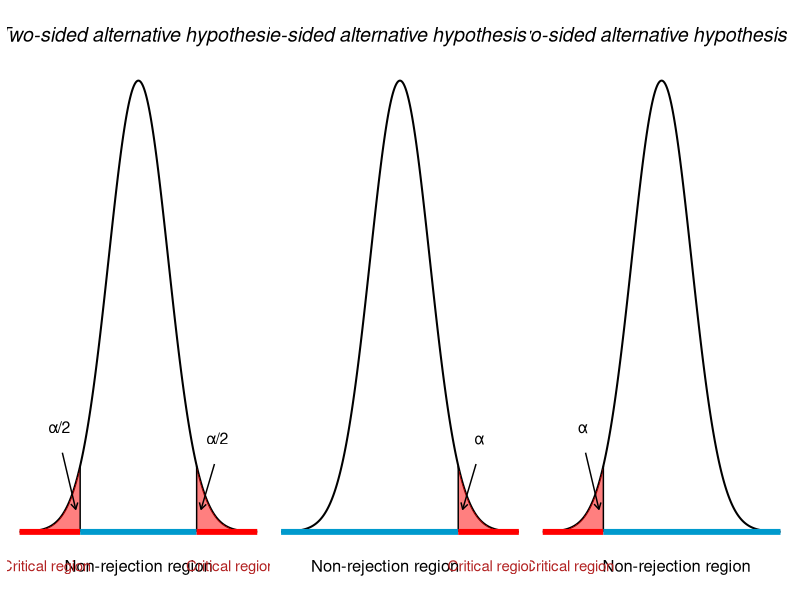
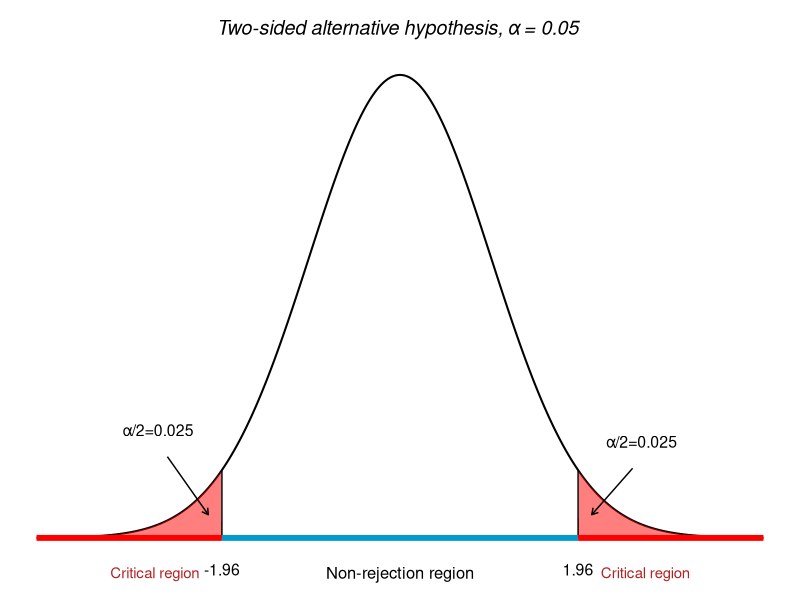
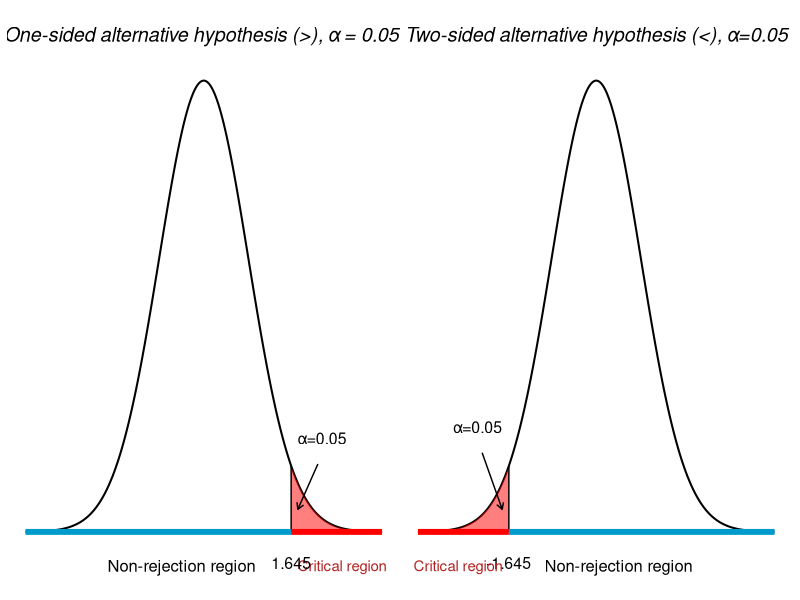
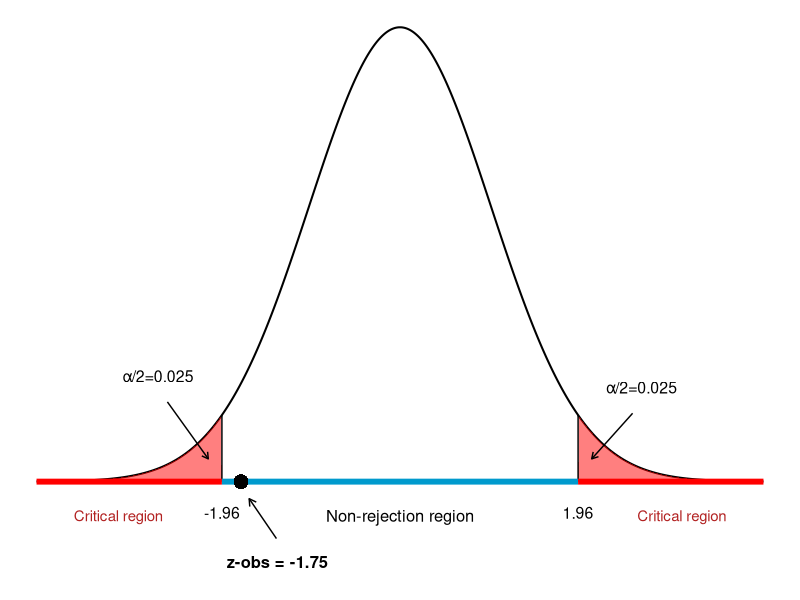
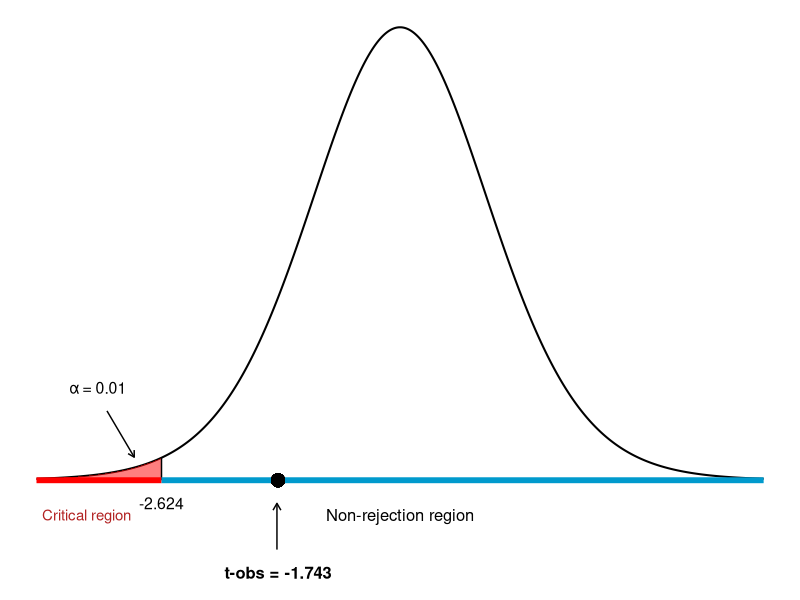
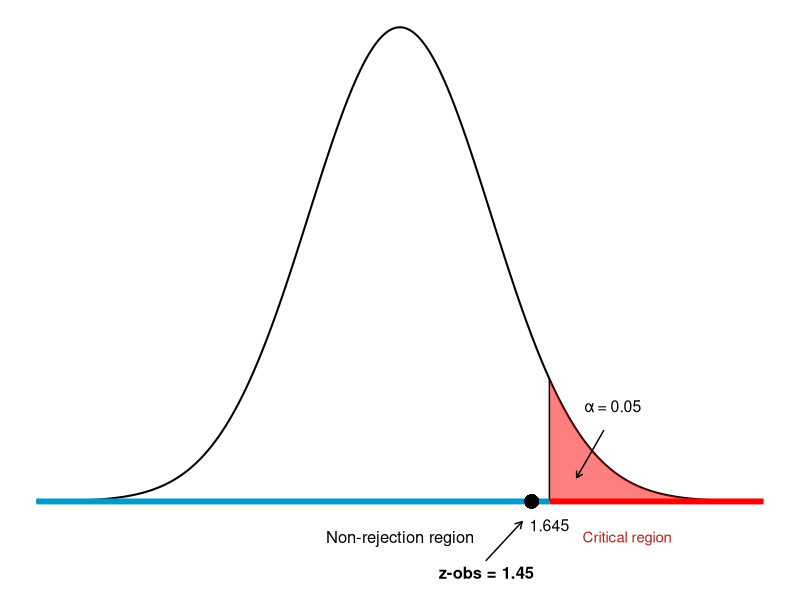
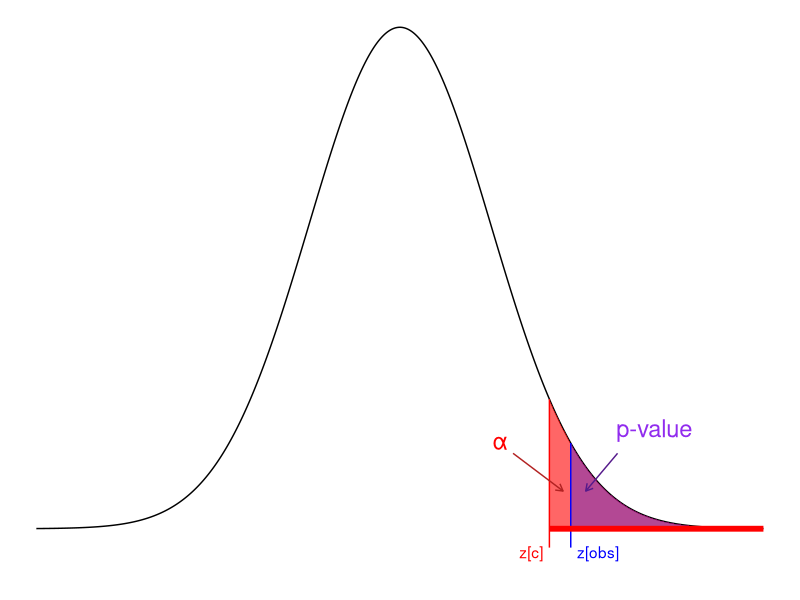
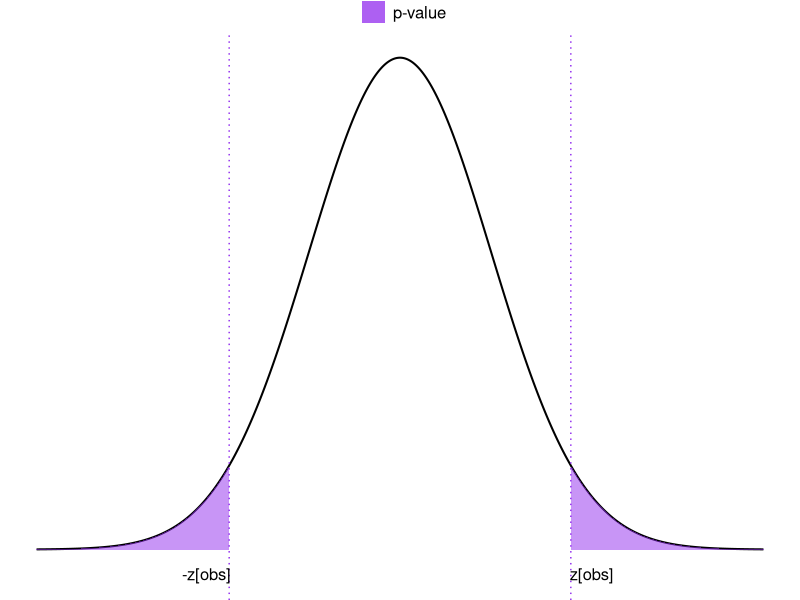

Source code (R) for these figures, in order:
## ---- chunk 1
#| warning: false
#| message: false
#| fig-width: 12
#| fig-height: 3
#| fig-align: center

library(ggplot2)
library(patchwork)

# Data for standard normal curve
x_vals <- seq(-4, 4, length.out = 1000)
df <- data.frame(x = x_vals, y = dnorm(x_vals))

# Define alpha level and critical values
alpha <- 0.05
crit_val <- qnorm(1 - alpha / 2)  # ≈ ±1.96

# Data for shaded critical regions
df_left <- subset(df, x <= -crit_val)
df_right <- subset(df, x >= crit_val)

# Find y-values at critical points
y_crit <- dnorm(crit_val)

# Base plot
p1 <- ggplot(df, aes(x = x, y = y)) +
  geom_line(color = "black", linewidth = 0.7) +

  # Shade the critical regions
  geom_area(data = df_left, fill = "red", alpha = 0.5) +
  geom_area(data = df_right, fill = "red", alpha = 0.5) +

  # Vertical lines at critical values that stop at the curve
  annotate("segment", x = -crit_val, xend = -crit_val, y = 0, yend = y_crit, linetype = "solid", color = "black") +
  annotate("segment", x = crit_val, xend = crit_val, y = 0, yend = y_crit, linetype = "solid", color = "black") +

  # Horizontal colored lines for critical and acceptance regions
  annotate("segment", x = -4, xend = -crit_val, y = 0, yend = 0, color = "red", linewidth = 2) +
  annotate("segment", x = -crit_val, xend = crit_val, y = 0, yend = 0, color = "deepskyblue3", linewidth = 2) +
  annotate("segment", x = crit_val, xend = 4, y = 0, yend = 0, color = "red", linewidth = 2) +

   # Arrows pointing into tails
  annotate("segment", x = -crit_val-0.6, xend = -crit_val-0.15, y = 0.07, yend = 0.02,
           arrow = arrow(length = unit(0.18, "cm")), color = "black") +
  annotate("segment", x = crit_val + 0.6, xend = crit_val + 0.15, y = 0.06, yend = 0.02,
           arrow = arrow(length = unit(0.18, "cm")), color = "black") +

  # Annotate regions
  annotate("text", x = 0, y = 0.44, label = "Two-sided alternative hypothesis", size = 5, fontface = "italic") +
  annotate("text", x = 0, y = -0.03, label = "Non-rejection region", size = 4.2) +
  annotate("text", x = -3.1, y = -0.03, label = "Critical region", size = 3.8, color = "firebrick") +
  annotate("text", x = 3.1, y = -0.03, label = "Critical region", size = 3.8, color = "firebrick") +
  annotate("text", x = -crit_val-0.7, y = 0.1, label = "α/2", color = "black", size = 4, vjust = 1.2) +
  annotate("text", x = crit_val+0.7, y = 0.09, label = "α/2", color = "black", size = 4, vjust = 1.2) +

  # Clean theme
  labs(x = NULL, y = NULL) +
  theme_void() +
  theme(
    axis.text.y = element_blank(),
    axis.ticks = element_blank(),
    panel.grid = element_blank()
  )

#  plot
p2 <- ggplot(df, aes(x = x, y = y)) +
  geom_line(color = "black", linewidth = 0.7) +

  # Shade the critical regions
  geom_area(data = df_right, fill = "red", alpha = 0.5) +

  # Vertical  lines at critical values that stop at the curve

  annotate("segment", x = crit_val, xend = crit_val, y = 0, yend = y_crit, linetype = "solid", color = "black") +

  # Horizontal colored lines for critical and acceptance regions

  annotate("segment", x = -4, xend = crit_val, y = 0, yend = 0, color = "deepskyblue3", linewidth = 2) +
  annotate("segment", x = crit_val, xend = 4, y = 0, yend = 0, color = "red", linewidth = 2) +

   # Arrows pointing into tails
  annotate("segment", x = crit_val + 0.6, xend = crit_val + 0.15, y = 0.06, yend = 0.02,
           arrow = arrow(length = unit(0.18, "cm")), color = "black") +

  # Annotate regions
  annotate("text", x = 0, y = 0.44, label = "One-sided alternative hypothesis (>)", size = 5, fontface = "italic") +
  annotate("text", x = -0.5, y = -0.03, label = "Non-rejection region", size = 4.2) +
  annotate("text", x = 3.1, y = -0.03, label = "Critical region", size = 3.8, color = "firebrick") +
  annotate("text", x = crit_val+0.7, y = 0.09, label = "α", color = "black", size = 4, vjust = 1.2) +

  # Clean theme
  labs(x = NULL, y = NULL) +
  theme_void() +
  theme(
    axis.text.y = element_blank(),
    axis.ticks = element_blank(),
    panel.grid = element_blank()
  )

# plot

p3 <- ggplot(df, aes(x = x, y = y)) +
  geom_line(color = "black", linewidth = 0.7) +

  # Shade the critical regions
  geom_area(data = df_left, fill = "red", alpha = 0.5) +

  # Vertical lines at critical values that stop at the curve
  annotate("segment", x = -crit_val, xend = -crit_val, y = 0, yend = y_crit, linetype = "solid", color = "black") +


  # Horizontal colored lines for critical and acceptance regions
  annotate("segment", x = -4, xend = -crit_val, y = 0, yend = 0, color = "red", linewidth = 2) +
  annotate("segment", x = -crit_val, xend = 4 , y = 0, yend = 0, color = "deepskyblue3", linewidth = 2) +


   # Arrows pointing into tails
  annotate("segment", x = -crit_val-0.6, xend = -crit_val-0.15, y = 0.07, yend = 0.02,
           arrow = arrow(length = unit(0.18, "cm")), color = "black") +


  # Annotate regions
  annotate("text", x = 0, y = 0.44, label = "Two-sided alternative hypothesis (<)", size = 5, fontface = "italic") +
  annotate("text", x = 0.5, y = -0.03, label = "Non-rejection region", size = 4.2) +
  annotate("text", x = -3.1, y = -0.03, label = "Critical region", size = 3.8, color = "firebrick") +
  annotate("text", x = -crit_val-0.7, y = 0.1, label = "α", color = "black", size = 4, vjust = 1.2) +
  # Clean theme
  labs(x = NULL, y = NULL) +
  theme_void() +
  theme(
    axis.text.y = element_blank(),
    axis.ticks = element_blank(),
    panel.grid = element_blank()
  )

p1+ p2+ p3
## ---- chunk 2
#| message: false
#| warning: false
#| fig-align: center
#| fig-height: 4
#| fig-width: 10

ggplot(df, aes(x = x, y = y)) +
  geom_line(color = "black", linewidth = 0.7) +

  # Shade the critical regions
  geom_area(data = df_left, fill = "red", alpha = 0.5) +
  geom_area(data = df_right, fill = "red", alpha = 0.5) +

  # Vertical lines at critical values that stop at the curve
  annotate("segment", x = -crit_val, xend = -crit_val, y = 0, yend = y_crit, linetype = "solid", color = "black") +
  annotate("segment", x = crit_val, xend = crit_val, y = 0, yend = y_crit, linetype = "solid", color = "black") +

  # Horizontal colored lines for critical and acceptance regions
  annotate("segment", x = -4, xend = -crit_val, y = 0, yend = 0, color = "red", linewidth = 2) +
  annotate("segment", x = -crit_val, xend = crit_val, y = 0, yend = 0, color = "deepskyblue3", linewidth = 2) +
  annotate("segment", x = crit_val, xend = 4, y = 0, yend = 0, color = "red", linewidth = 2) +

   # Arrows pointing into tails
  annotate("segment", x = -crit_val-0.6, xend = -crit_val-0.15, y = 0.07, yend = 0.02,
           arrow = arrow(length = unit(0.18, "cm")), color = "black") +
  annotate("segment", x = crit_val + 0.6, xend = crit_val + 0.15, y = 0.06, yend = 0.02,
           arrow = arrow(length = unit(0.18, "cm")), color = "black") +

  # Annotate regions
  annotate("text", x = 0, y = 0.44, label = "Two-sided alternative hypothesis, α = 0.05 ", size = 5, fontface = "italic") +
  annotate("text", x = 0, y = -0.03, label = "Non-rejection region", size = 4.2) +
  annotate("text", x = -2.7, y = -0.03, label = "Critical region", size = 3.8, color = "firebrick") +
  annotate("text", x = 2.7, y = -0.03, label = "Critical region", size = 3.8, color = "firebrick") +
  annotate("text", x = -crit_val-0.7, y = 0.1, label = "α/2=0.025", color = "black", size = 4, vjust = 1.2) +
  annotate("text", x = crit_val+0.7, y = 0.09, label = "α/2=0.025", color = "black", size = 4, vjust = 1.2) +
   annotate("text", x = -crit_val, y = -0.02, label = "-1.96", color = "black", size = 4, vjust = 1.2) +
  annotate("text", x = crit_val, y = - 0.02 , label = "1.96", color = "black", size = 4, vjust = 1.2) +

  # Clean theme
  labs(x = NULL, y = NULL) +
  theme_void() +
  theme(
    axis.text.y = element_blank(),
    axis.ticks = element_blank(),
    panel.grid = element_blank()
  )


## ---- chunk 3
#| message: false
#| warning: false
#| fig-align: center
#| fig-height: 4
#| fig-width: 12
p11 <- ggplot(df, aes(x = x, y = y)) +
  geom_line(color = "black", linewidth = 0.7) +

  # Shade the critical regions
  geom_area(data = df_right, fill = "red", alpha = 0.5) +

  # Vertical  lines at critical values that stop at the curve

  annotate("segment", x = crit_val, xend = crit_val, y = 0, yend = y_crit, linetype = "solid", color = "black") +

  # Horizontal colored lines for critical and acceptance regions

  annotate("segment", x = -4, xend = crit_val, y = 0, yend = 0, color = "deepskyblue3", linewidth = 2) +
  annotate("segment", x = crit_val, xend = 4, y = 0, yend = 0, color = "red", linewidth = 2) +

   # Arrows pointing into tails
  annotate("segment", x = crit_val + 0.6, xend = crit_val + 0.15, y = 0.06, yend = 0.02,
           arrow = arrow(length = unit(0.18, "cm")), color = "black") +

  # Annotate regions
  annotate("text", x = 0, y = 0.44, label = "One-sided alternative hypothesis (>), α = 0.05 ", size = 5, fontface = "italic") +
  annotate("text", x = -0.5, y = -0.03, label = "Non-rejection region", size = 4.2) +
  annotate("text", x = 3.1, y = -0.03, label = "Critical region", size = 3.8, color = "firebrick") +
  annotate("text", x = crit_val+0.7, y = 0.09, label = "α=0.05", color = "black", size = 4, vjust = 1.2) +
  annotate("text", x = crit_val, y = - 0.02 , label = "1.645", color = "black", size = 4, vjust = 1.2) +

  # Clean theme
  labs(x = NULL, y = NULL) +
  theme_void() +
  theme(
    axis.text.y = element_blank(),
    axis.ticks = element_blank(),
    panel.grid = element_blank()
  )

p22 <-  ggplot(df, aes(x = x, y = y)) +
  geom_line(color = "black", linewidth = 0.7) +

  # Shade the critical regions
  geom_area(data = df_left, fill = "red", alpha = 0.5) +

  # Vertical lines at critical values that stop at the curve
  annotate("segment", x = -crit_val, xend = -crit_val, y = 0, yend = y_crit, linetype = "solid", color = "black") +

  # Horizontal colored lines for critical and acceptance regions
  annotate("segment", x = -4, xend = -crit_val, y = 0, yend = 0, color = "red", linewidth = 2) +
  annotate("segment", x = -crit_val, xend = 4 , y = 0, yend = 0, color = "deepskyblue3", linewidth = 2) +
   # Arrows pointing into tails
  annotate("segment", x = -crit_val-0.6, xend = -crit_val-0.15, y = 0.07, yend = 0.02,
           arrow = arrow(length = unit(0.18, "cm")), color = "black") +
  annotate("text", x = -crit_val, y = - 0.02 , label = "-1.645", color = "black", size = 4, vjust = 1.2) +
  # Annotate regions
  annotate("text", x = 0, y = 0.44, label = "Two-sided alternative hypothesis (<), α=0.05", size = 5, fontface = "italic") +
  annotate("text", x = 0.5, y = -0.03, label = "Non-rejection region", size = 4.2) +
  annotate("text", x = -3.1, y = -0.03, label = "Critical region", size = 3.8, color = "firebrick") +
  annotate("text", x = -crit_val-0.7, y = 0.1, label = "α=0.05", color = "black", size = 4, vjust = 1.2) +
  
  # Clean theme
  labs(x = NULL, y = NULL) +
  theme_void() +
  theme(
    axis.text.y = element_blank(),
    axis.ticks = element_blank(),
    panel.grid = element_blank()
  )

p11 + p22

## ---- chunk 4
#| message: false
#| warning: false
#| fig-align: center
#| fig-height: 4
#| fig-width: 10

z_obs <- -1.75

ggplot(df, aes(x = x, y = y)) +
  geom_line(color = "black", linewidth = 0.7) +
  
  # Shade the critical regions
  geom_area(data = df_left, fill = "red", alpha = 0.5) +
  geom_area(data = df_right, fill = "red", alpha = 0.5) +


  # Vertical lines at critical values that stop at the curve
  annotate("segment", x = -crit_val, xend = -crit_val, y = 0, yend = y_crit, linetype = "solid", color = "black") +
  annotate("segment", x = crit_val, xend = crit_val, y = 0, yend = y_crit, linetype = "solid", color = "black") +

  # Horizontal colored lines for critical and acceptance regions
  annotate("segment", x = -4, xend = -crit_val, y = 0, yend = 0, color = "red", linewidth = 2) +
  annotate("segment", x = -crit_val, xend = crit_val, y = 0, yend = 0, color = "deepskyblue3", linewidth = 2) +
  annotate("segment", x = crit_val, xend = 4, y = 0, yend = 0, color = "red", linewidth = 2) +

   # Arrows pointing into tails
  annotate("segment", x = -crit_val-0.6, xend = -crit_val-0.15, y = 0.07, yend = 0.02,
           arrow = arrow(length = unit(0.18, "cm")), color = "black") +
  annotate("segment", x = crit_val + 0.6, xend = crit_val + 0.15, y = 0.06, yend = 0.02,
           arrow = arrow(length = unit(0.18, "cm")), color = "black") +
    annotate("segment", x = -crit_val + 0.6, xend = -crit_val + 0.3, y = -0.05, yend = -0.015,
           arrow = arrow(length = unit(0.2, "cm")), color = "black") +

  # Annotate regions
  annotate("text", x = 0, y = -0.03, label = "Non-rejection region", size = 4.2) +
  annotate("text", x = -3.1, y = -0.03, label = "Critical region", size = 3.8, color = "firebrick") +
  annotate("text", x = 3.1, y = -0.03, label = "Critical region", size = 3.8, color = "firebrick") +
  annotate("text", x = -crit_val-0.7, y = 0.1, label = "α/2=0.025", color = "black", size = 4, vjust = 1.2) +
  annotate("text", x = crit_val+0.7, y = 0.09, label = "α/2=0.025", color = "black", size = 4, vjust = 1.2) +
   annotate("text", x = -crit_val, y = -0.02, label = "-1.96", color = "black", size = 4, vjust = 1.2) +
  annotate("text", x = crit_val, y = - 0.02 , label = "1.96", color = "black", size = 4, vjust = 1.2) +
  annotate("text", x = z_obs + 0.4, y = -0.08, label = "z-obs = -1.75", size = 4.2,  vjust = -0.4, fontface = "bold") +

      
  # point for observed value
  geom_point(x = z_obs, y =0, size = 4) +
  
  # Clean theme
  labs(x = NULL, y = NULL) +
  theme_void() +
  theme(
    axis.text.y = element_blank(),
    axis.ticks = element_blank(),
    panel.grid = element_blank()
  )

## ---- chunk 5
#| message: false
#| warning: false
#| fig-align: center
#| fig-height: 4
#| fig-width: 10

# Parameters
df <- 14
alpha <- 0.01
t_obs <- -1.743
crit_val <- qt(1 - alpha, df)
y_crit <- dt(crit_val, df)

# Data
x <- seq(-4, 4, length.out = 1000)
df_plot <- data.frame(x = x, y = dt(x, df))
df_left <- subset(df_plot, x <= -crit_val)

# Plot
ggplot(df_plot, aes(x = x, y = y)) +
  geom_line(color = "black", linewidth = 0.7) +

  # Shaded critical regions
  geom_area(data = df_left, fill = "red", alpha = 0.5) +

  # Vertical lines at critical values
  annotate("segment", x = -crit_val, xend = -crit_val, y = 0, yend = y_crit, color = "black") +


  # Horizontal lines
  annotate("segment", x = -4, xend = -crit_val, y = 0, yend = 0, color = "red", linewidth = 2) +
  annotate("segment", x = -crit_val, xend = 4, y = 0, yend = 0, color = "deepskyblue3", linewidth = 2) +


  # Arrows 
  annotate("segment", x = -crit_val-0.6, xend = -crit_val-0.3, y = 0.06, yend = 0.02,
           arrow = arrow(length = unit(0.18, "cm")), color = "black") +
  annotate("segment", x = -crit_val + 1.27, xend = -crit_val + 1.27, y = -0.06, yend =-0.02, arrow = arrow(length = unit(0.2, "cm")), color = "black") +

  # Region annotations
  annotate("text", x = 0, y = -0.03, label = "Non-rejection region", size = 4.2) +
  annotate("text", x = -3.45, y = -0.03, label = "Critical region", size = 3.8, color = "firebrick") +


  # Label critical values
  annotate("text", x = -crit_val, y = -0.02, label = sprintf("-%.3f", crit_val), color = "black", size = 4) +
  annotate("text", x = -crit_val-0.7, y = 0.08, label = "α = 0.01", size = 4) +

  # Observed value
  geom_point(aes(x = t_obs + 0.4, y = 0), size = 4) +
  annotate("text", x = t_obs + 0.4, y = -0.08, label = "t-obs = -1.743", size = 4.2, fontface = "bold") +

  # Theme
  labs(x = NULL, y = NULL) +
  theme_void() +
  theme(
    axis.text.y = element_blank(),
    axis.ticks = element_blank(),
    panel.grid = element_blank()
  )
## ---- chunk 6
#| message: false
#| warning: false
#| fig-align: center
#| fig-height: 4
#| fig-width: 10

# Parameters
alpha <- 0.05
z_obs <- 1.45
crit_val <- qnorm(1 - alpha)
y_crit <- dnorm(crit_val)

# Data for normal curve
x <- seq(-4, 4, length.out = 1000)
df_plot <- data.frame(x = x, y = dnorm(x))
df_right <- subset(df_plot, x >= crit_val)

# Plot
ggplot(df_plot, aes(x = x, y = y)) +
  geom_line(color = "black", linewidth = 0.7) +

  # Shaded critical region
  geom_area(data = df_right, fill = "red", alpha = 0.5) +

  # Vertical line at critical value
  annotate("segment", x = crit_val, xend = crit_val, y = 0, yend = y_crit, color = "black") +

  # Horizontal lines
  annotate("segment", x = crit_val, xend = 4, y = 0, yend = 0, color = "red", linewidth = 2) +
  annotate("segment", x = -4, xend = crit_val, y = 0, yend = 0, color = "deepskyblue3", linewidth = 2) +

  # Arrows
  annotate("segment", x = crit_val + 0.6, xend = crit_val + 0.3, y = 0.06, yend = 0.02,
           arrow = arrow(length = unit(0.18, "cm")), color = "black") +
  annotate("segment", x = crit_val - 0.7, xend = crit_val - 0.3, y = -0.05, yend = -0.017,
           arrow = arrow(length = unit(0.2, "cm")), color = "black") +

  # Region annotations
  annotate("text", x = 0, y = -0.03, label = "Non-rejection region", size = 4.2) +
  annotate("text", x = 2.5, y = -0.03, label = "Critical region", size = 3.8, color = "firebrick") +

  # Label critical value and alpha
  annotate("text", x = crit_val, y = -0.02, label = sprintf("%.3f", crit_val), color = "black", size = 4) +
  annotate("text", x = crit_val + 0.7, y = 0.08, label = "α = 0.05", size = 4) +

  # Observed z value
  geom_point(aes(x = z_obs, y = 0), size = 4) +
  annotate("text", x = z_obs-0.5, y = -0.06, label = "z-obs = 1.45", size = 4.2, fontface = "bold") +

  # Theme
  labs(x = NULL, y = NULL) +
  theme_void() +
  theme(
    axis.text.y = element_blank(),
    axis.ticks = element_blank(),
    panel.grid = element_blank()
  )

## ---- chunk 7
#| message: false
#| warning: false
#| fig-align: center
#| fig-height: 4
#| fig-width: 10
#| 
# Set values
zc <- 1.645         # critical value for alpha = 0.05 (right-tailed)
z_obs <- 1.88       # example observed z-value
alpha <- 0.05
p_value <- 1 - pnorm(z_obs)  # right-tail p-value

y_crit <- dnorm(zc)
y_obs <- dnorm(z_obs)

# Generate normal distribution
x_vals <- seq(-4, 4, length.out = 1000)
df <- data.frame(x = x_vals, y = dnorm(x_vals))

# Highlight critical region (α = 0.05)
df_crit <- subset(df, x >= zc)

# Highlight p-value region
df_pval <- subset(df, x >= z_obs)

ggplot(df, aes(x = x, y = y)) +
  geom_line(color = "black") +
  
  # Critical region
  geom_area(data = df_crit, aes(x = x, y = y), fill = "red", alpha = 0.6) +
  
  # P-value region
  geom_area(data = df_pval, aes(x = x, y = y), fill = "blue", alpha = 0.3) +
  
  # Vertical line at critical value
  annotate("segment", x = zc, xend = zc, y = -0.015, yend = y_crit, color = "red") +
  annotate("segment", x = z_obs, xend = z_obs, y = -0.015, yend = y_obs, color = "blue") +
  
    # Arrows
  annotate("segment", x = zc + 0.75, xend = zc + 0.4, y = 0.06, yend = 0.03,
           arrow = arrow(length = unit(0.2, "cm")), color = "purple4") +
  annotate("segment", x = zc - 0.4, xend = zc + 0.15, y = 0.06, yend = 0.03,
           arrow = arrow(length = unit(0.2, "cm")), color = "firebrick") +

  # Labels
  annotate("text", x = zc-0.2, y = -0.035, label = "z[c]", color = "red", vjust = -1.2) +
  annotate("text", x = z_obs+0.3, y = -0.035, label = "z[obs]", color = "blue", vjust = -1.2) +
  annotate("text", x = 2.8, y = 0.08, label = "p-value", color = "purple2",  size = 6) +
  annotate("text", x = 1.1, y = 0.07, label = "α", color = "red", size = 6) +
  annotate("segment", x = zc, xend = 4, y = 0, yend = 0, color = "red", linewidth = 2) +
  labs(x = "Z", y = NULL) +
  theme_void() +
  theme(axis.text.y = element_blank(),
        axis.ticks.y = element_blank(),
        panel.grid.minor = element_blank())
## ---- chunk 8
#| message: false
#| warning: false
#| fig-align: center
#| fig-height: 4
#| fig-width: 12

# Define observed z-value
z_obs <- 1.88

# Generate data
x_vals <- seq(-4, 4, length.out = 1000)
df <- data.frame(x = x_vals, y = dnorm(x_vals))

# Define data for shaded p-value regions
df_left <- subset(df, x <= -z_obs)
df_right <- subset(df, x >= z_obs)

# Plot
ggplot(df, aes(x = x, y = y)) +
  geom_line(color = "black", linewidth = 0.7) +

  # Add shaded areas (with named fills for legend)
  geom_area(data = df_left, aes(x = x, y = y, fill = "p-value"), alpha = 0.5) +
  geom_area(data = df_right, aes(x = x, y = y, fill = "p-value"), alpha = 0.5) +

  # Vertical dashed lines at ±z_obs
  geom_vline(xintercept = c(-z_obs, z_obs), color = "purple2", linetype = "dotted") +

  # Labels
  annotate("text", x = -z_obs - 0.25, y = -0.02, label = "-z[obs]", size = 4.2) +
  annotate("text", x = z_obs + 0.23, y = -0.02, label = "z[obs]", size = 4.2) +

  # Fill legend
  scale_fill_manual(name = "", values = c("p-value" = "purple2")) +

  # Clean theme
  labs(x = NULL, y = NULL) +
  theme_void() +
  theme(
    legend.position = "top",
    legend.text = element_text(size = 12),
    axis.text.y = element_blank(),
    axis.ticks = element_blank(),
    panel.grid = element_blank()
  )
